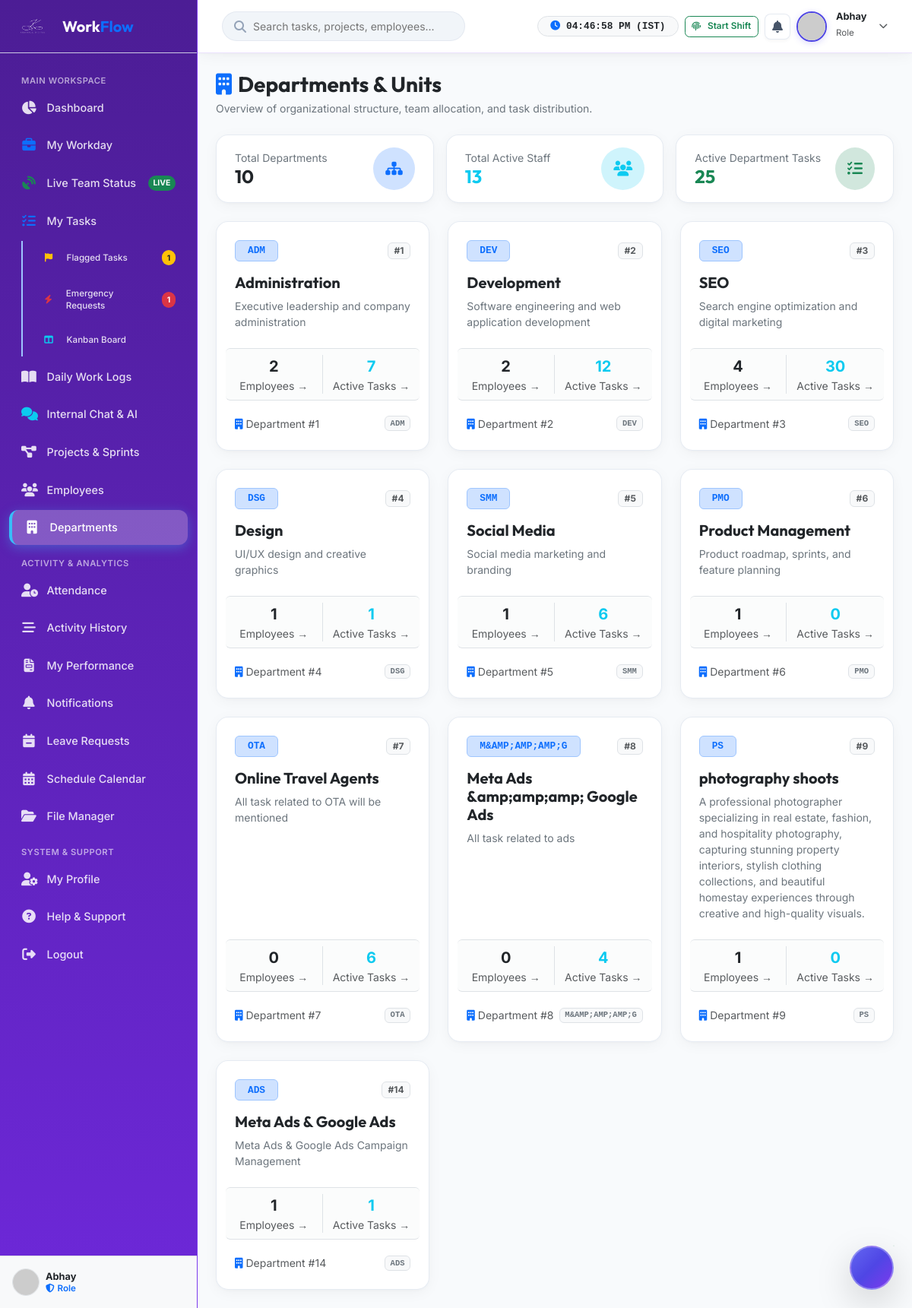
The app's page /departments/index.php (signed in) with its own data.
### tables this page shows
CREATE TABLE `departments` (
  `id` int(11) NOT NULL,
  `name` varchar(100) NOT NULL,
  `code` varchar(20) NOT NULL,
  `description` text DEFAULT NULL,
  `created_at` datetime DEFAULT current_timestamp()
);

### departments/index.php (called while the page is built, shortened)
<?php
require_once dirname(__DIR__) . '/public/index.php';

### php_app/config/app.php (called while the page is built, shortened)
<?php
function sanitize($input) {
    return htmlspecialchars(trim((string)$input), ENT_QUOTES, 'UTF-8');
}
function checkSessionTimeout(): void {
    $timeout = 1800;
}

### php_app/helpers/functions.php (called while the page is built, shortened)
<?php
require_once __DIR__ . '/../config/app.php';
function getCurrentUser(): ?array {
    if (isset($_SESSION['user']) && is_array($_SESSION['user'])) {
        return $_SESSION['user'];
    }
    return null;
}
function getUserRoleCategory(?array $user): string {
    $roleName = strtolower($user['role_name'] ?? '');
    $roleId = (int)($user['role_id'] ?? 0);
    return 'employee';
}
function hasRole($roleNames): bool {
    $user = getCurrentUser();
    if (is_string($roleNames)) {
        $roleNames = [$roleNames];
    }
    $roleName = strtolower($user['role_name'] ?? '');
    $category = getUserRoleCategory($user);
    $normalizedRoles = array_map('strtolower', $roleNames);
    return in_array($roleName, $normalizedRoles);
}
function canCreateOrEditTasks(?array $user = null): bool {
    if (!$user) {
        $user = getCurrentUser();
    }
    $userId = (int)($user['id'] ?? 0);
    $userName = strtolower(trim($user['name'] ?? ''));
    $category = getUserRoleCategory($user);
    return false;
}

### php_app/views/departments.php (the view, shortened to what this page needs)
<?php
require_once __DIR__ . '/includes/header.php';
require_once __DIR__ . '/includes/sidebar.php';
$canManageDepartments = hasRole(['admin', 'manager', 'product_manager']) || canCreateOrEditTasks();
$db = Database::getConnection();
$departments = $db->query("
    SELECT d.*,
           (SELECT COUNT(*) FROM users WHERE department_id = d.id) as total_users,
           (SELECT COUNT(*) FROM tasks WHERE department_id = d.id) as total_tasks
    FROM departments d
    ORDER BY d.id ASC
")->fetchAll();
$totalDepts = count($departments);
$totalStaff = (int)$db->query("SELECT COUNT(*) FROM users WHERE status = 'active'")->fetchColumn();
$totalTasks = (int)$db->query("SELECT COUNT(*) FROM tasks WHERE status NOT IN ('completed', 'done')")->fetchColumn();
?>
<div class="main-wrapper">
    <?php require_once __DIR__ . '/includes/navbar.php'; ?>
    <div class="p-4">
        <div class="d-flex justify-content-between align-items-center mb-4 flex-wrap gap-2">
            <div>
                <h3 class="fw-bold text-dark mb-1">
                    <i class="fas fa-building text-primary me-2"></i>Departments &amp; Units
                </h3>
                <p class="text-secondary small mb-0">Overview of organizational structure, team allocation, and task distribution.</p>
            </div>
        </div>
        <div class="row g-3 mb-4">
            <div class="col-sm-4">
                <div class="glass-card py-3 px-4 d-flex align-items-center justify-content-between">
                    <div>
                        <div class="text-secondary small">Total Departments</div>
                        <h4 class="fw-bold text-dark mb-0"><?= $totalDepts ?></h4>
                    </div>
                    <div class="p-3 bg-primary-subtle text-primary rounded-circle">
                        <i class="fas fa-sitemap fa-lg"></i>
                    </div>
                </div>
            </div>
            <div class="col-sm-4">
                <div class="glass-card py-3 px-4 d-flex align-items-center justify-content-between">
                    <div>
                        <div class="text-secondary small">Total Active Staff</div>
                        <h4 class="fw-bold text-info mb-0"><?= $totalStaff ?></h4>
                    </div>
                    <div class="p-3 bg-info-subtle text-info rounded-circle">
                        <i class="fas fa-users fa-lg"></i>
                    </div>
                </div>
            </div>
            <div class="col-sm-4">
                <div class="glass-card py-3 px-4 d-flex align-items-center justify-content-between">
                    <div>
                        <div class="text-secondary small">Active Department Tasks</div>
                        <h4 class="fw-bold text-success mb-0"><?= $totalTasks ?></h4>
                    </div>
                    <div class="p-3 bg-success-subtle text-success rounded-circle">
                        <i class="fas fa-tasks fa-lg"></i>
                    </div>
                </div>
            </div>
        </div>
        <div class="row g-4">
            <?php foreach ($departments as $d): ?>
                <div class="col-lg-4 col-md-6">
                    <div class="glass-card h-100 d-flex flex-column justify-content-between">
                        <div>
                            <div class="d-flex align-items-center justify-content-between mb-3">
                                <span class="badge bg-primary-subtle text-primary font-monospace fs-7 px-3 py-1.5 border border-primary-subtle">
                                    <?= sanitize($d['code']) ?>
                                </span>
                                <span class="badge bg-light text-muted border">#<?= $d['id'] ?></span>
                            </div>
                            <h5 class="fw-bold text-dark mb-2"><?= sanitize($d['name']) ?></h5>
                            <p class="text-secondary small mb-4">
                                <?= sanitize($d['description'] ?: 'No detailed department description.') ?>
                            </p>
                        </div>
                        <div>
                            <div class="row text-center py-2 border-top border-bottom bg-light bg-opacity-50 rounded mb-3">
                                <div class="col-6 border-end">
                                    <a href="<?= BASE_URL ?>/employees" class="text-decoration-none text-reset d-block" title="View Employees">
                                        <div class="fw-bold text-dark fs-5"><?= $d['total_users'] ?></div>
                                        <div class="text-muted small">Employees &rarr;</div>
                                    </a>
                                </div>
                                <div class="col-6">
                                    <a href="<?= BASE_URL ?>/tasks" class="text-decoration-none text-reset d-block" title="View Tasks">
                                        <div class="fw-bold text-info fs-5"><?= $d['total_tasks'] ?></div>
                                        <div class="text-muted small">Active Tasks &rarr;</div>
                                    </a>
                                </div>
                            </div>
                            <?php if ($canManageDepartments): ?>
                            <div class="d-flex justify-content-end gap-2 pt-1">
                                <button type="button" class="btn btn-sm btn-outline-primary"
                                        data-dept="<?= htmlspecialchars(json_encode([
                                            'id' => (int)$d['id'],
                                            'name' => $d['name'],
                                            'code' => $d['code'],
                                            'description' => $d['description'] ?? ''
                                        ]), ENT_QUOTES, 'UTF-8') ?>"
                                        onclick="openEditDepartmentModal(JSON.parse(this.getAttribute('data-dept')))">
                                    <i class="fas fa-edit me-1"></i>Edit
                                </button>
                                <?php if ((int)$d['id'] !== 1): ?>
                                    <button type="button" class="btn btn-sm btn-outline-danger"
                                            data-id="<?= (int)$d['id'] ?>"
                                            data-name="<?= htmlspecialchars($d['name'], ENT_QUOTES, 'UTF-8') ?>"
                                            data-users="<?= (int)$d['total_users'] ?>"
                                            onclick="deleteDepartmentPrompt(this)">
                                        <i class="fas fa-trash-alt me-1"></i>Delete
                                    </button>
                                <?php else: ?>
                                    <span class="badge bg-light text-muted border py-2 px-2 d-inline-flex align-items-center" title="Primary system department (protected)">
                                        <i class="fas fa-shield-alt me-1 text-primary"></i>System
                                    </span>
                                <?php endif; ?>
                            </div>
                            <?php else: ?>
                            <div class="d-flex justify-content-between align-items-center pt-1 text-muted small">
                                <span><i class="fas fa-building me-1 text-primary"></i>Department #<?= (int)$d['id'] ?></span>
                                <span class="badge bg-light text-secondary border font-monospace"><?= sanitize($d['code']) ?></span>
                            </div>
                            <?php endif; ?>
                        </div>
                    </div>
                </div>
            <?php endforeach; ?>
        </div>
    </div>
</div>
<?php require_once __DIR__ . '/includes/footer.php'; ?>

### assets/css/style.css (style rules this page uses)
:root { --bg-primary: #f8fafc; --bg-secondary: #ffffff; --bg-card: rgba(255, 255, 255, 0.92); --bg-card-hover: rgba(255, 255, 255, 0.98); --border-color: rgba(226, 232, 240, 0.85); --border-glow: rgba(79, 70, 229, 0.25); --text-primary: #0f172a; --text-secondary: #475569; --text-muted: #94a3b8; --accent-primary: #4f46e5; --accent-secondary: #7c3aed; --accent-gradient: linear-gradient(135deg, #4f46e5 0%, #7c3aed 100%); --accent-gradient-subtle: linear-gradient(135deg, rgba(79, 70, 229, 0.08) 0%, rgba(124, 58, 237, 0.08) 100%); --success-color: #10b981; --warning-color: #f59e0b; --danger-color: #ef4444; --info-color: #3b82f6; --sidebar-width: 260px; --navbar-height: 70px; --box-shadow: 0 4px 20px -2px rgba(0, 0, 0, 0.05), 0 2px 6px -1px rgba(0, 0, 0, 0.03); --box-shadow-hover: 0 20px 35px -10px rgba(79, 70, 229, 0.15), 0 4px 10px -2px rgba(0, 0, 0, 0.04); --glass-blur: blur(16px); --transition: all 0.3s cubic-bezier(0.4, 0, 0.2, 1); }
* { margin: 0; padding: 0; box-sizing: border-box; }
body { font-family: 'Inter', 'Poppins', sans-serif; background-color: var(--bg-primary); color: var(--text-primary); min-height: 100vh; overflow-x: hidden; }
h1, h2, h3, h4, h5, h6, .font-heading { font-family: 'Outfit', sans-serif; font-weight: 600; color: var(--text-primary); }
.main-wrapper { margin-left: var(--sidebar-width); width: calc(100% - var(--sidebar-width)); max-width: calc(100% - var(--sidebar-width)); min-width: 0; flex: 1 1 auto; display: flex; flex-direction: column; min-height: 100vh; box-sizing: border-box; overflow-x: hidden; transition: var(--transition); }
.glass-card { background: var(--bg-card); backdrop-filter: var(--glass-blur); -webkit-backdrop-filter: var(--glass-blur); border: 1px solid var(--border-color); border-radius: 1rem; padding: 1.5rem; box-shadow: var(--box-shadow); transition: var(--transition); }
.fs-7 { font-size: 0.8rem !important; line-height: 1.35; }
html, body { width: 100%; overflow-x: hidden !important; position: relative; }
.glass-card.h-100 { height: 100% !important; display: flex; flex-direction: column; }

### records on screen
departments: code "ADM", id "1", name "Administration", description "Executive leadership and company administration", total_users "2", total_tasks "7"
departments: code "DEV", id "2", name "Development", description "Software engineering and web application development", total_users "2", total_tasks "12"
departments: code "SEO", id "3", name "SEO", description "Search engine optimization and digital marketing", total_users "4", total_tasks "30"
departments: code "DSG", id "4", name "Design", description "UI/UX design and creative graphics", total_users "1", total_tasks "1"
departments: code "SMM", id "5", name "Social Media", description "Social media marketing and branding", total_users "1", total_tasks "6"
departments: code "PMO", id "6", name "Product Management", description "Product roadmap, sprints, and feature planning", total_users "1", total_tasks "0"
departments: code "OTA", id "7", name "Online Travel Agents", description "All task related to OTA will be mentioned", total_users "0", total_tasks "6"
departments: code "M&AMP;AMP;AMP;G", id "8", name "Meta Ads &amp;amp;amp; Google Ads", description "All task related to ads", total_users "0", total_tasks "4"
departments: code "PS", id "9", name "photography shoots", description "A professional photographer specializing in real estate, fashion, and hospitality photography, capturing stunning property interiors, stylish clothing collections, and beautiful homestay experiences through creative and high-quality visuals.", total_users "1", total_tasks "0"
departments: code "ADS", id "14", name "Meta Ads & Google Ads", description "Meta Ads & Google Ads Campaign Management", total_users "1", total_tasks "1"

### other values on screen
$sidebarOpenFlagsCount "1"
$sidebarPendingEmergencyCount "1"
$user['name'] "Abhay"
$user['role_title'] "Role"
$totalDepts "10"
$totalStaff "13"
$totalTasks "25"
